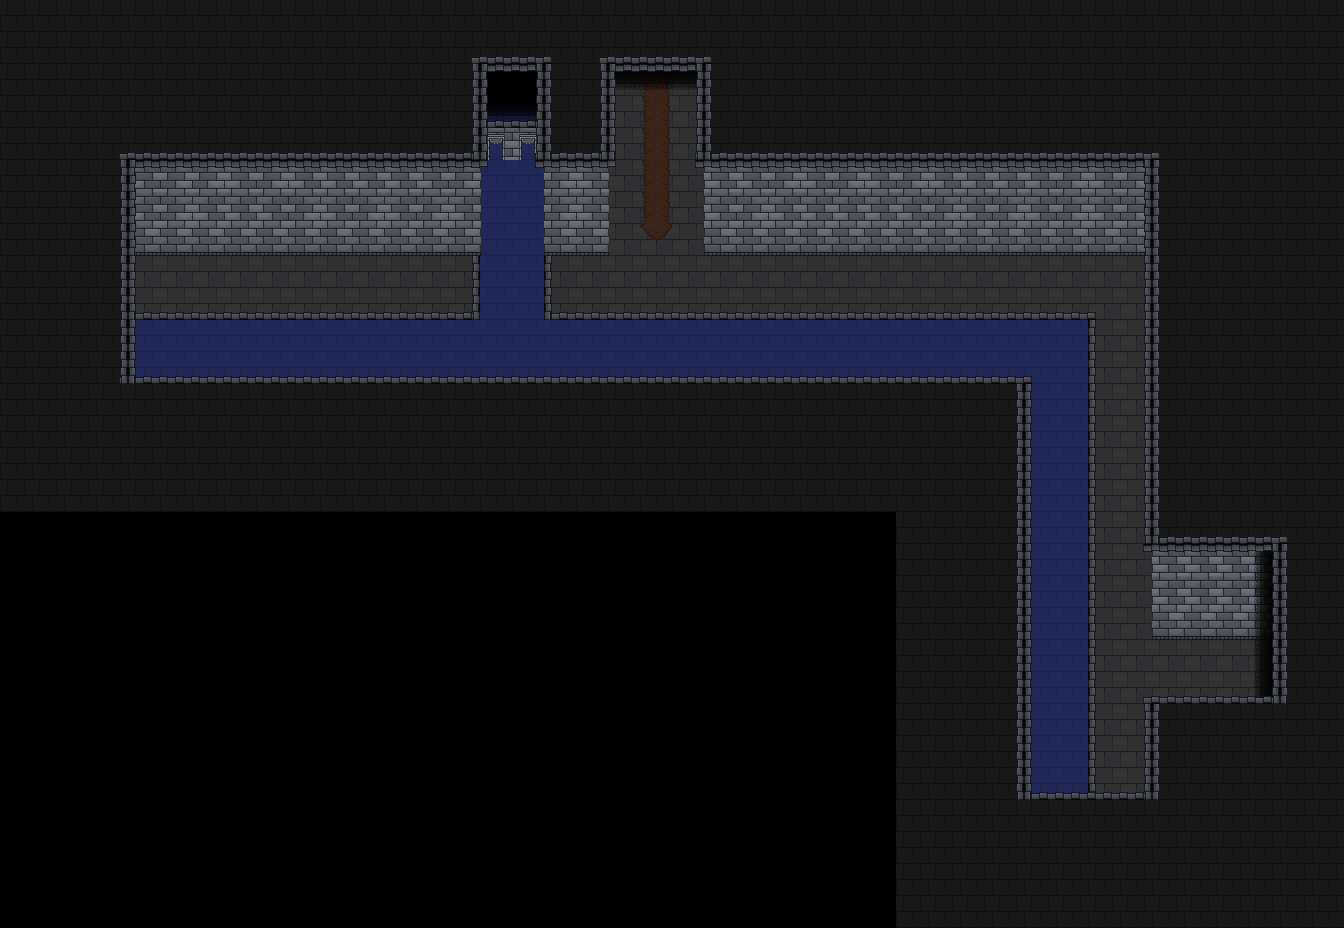

A 2D game scene composited from a Tiled map and its tileset images. What follows is a short description and the map's XML, with each tile layer's data collapsed to a summary:
An orthogonal 42x29 tile map with 32x32 px tiles, 10 tile layers (floor1, floor2, floor3, wall1, ...), 4 tilesets and 30 objects (3x nakedsword, 3x nakedspear, 2x transition, spawn, offhand, ...).

<map version="1.2" tiledversion="1.2.3" orientation="orthogonal" renderorder="right-down" width="42" height="29" tilewidth="32" tileheight="32" infinite="0" nextlayerid="38" nextobjectid="37">
 <tileset firstgid="1" source="chambertileset.tsx" />
 <tileset firstgid="82" source="castletileset.tsx" />
 <tileset firstgid="163" source="tileset.tsx" />
 <tileset firstgid="244" source="roadset.tsx" />
 <layer id="22" name="floor1" width="42" height="29">
  <data>[1218 cells, 210 non-empty, 2 distinct tile ids]</data>
 </layer>
 <layer id="23" name="floor2" width="42" height="29">
  <data>[1218 cells, 165 non-empty, 7 distinct tile ids]</data>
 </layer>
 <layer id="24" name="floor3" width="42" height="29">
  <data>[1218 cells, 11 non-empty, 3 distinct tile ids]</data>
 </layer>
 <layer id="26" name="wall1" width="42" height="29">
  <data>[1218 cells, 120 non-empty, 10 distinct tile ids]</data>
 </layer>
 <layer id="27" name="wall2" width="42" height="29">
  <data>[1218 cells, 0 non-empty, 0 distinct tile ids]</data>
 </layer>
 <layer id="28" name="wall3" width="42" height="29">
  <data>[1218 cells, 0 non-empty, 0 distinct tile ids]</data>
 </layer>
 <layer id="29" name="ceiling1" width="42" height="29">
  <data>[1218 cells, 589 non-empty, 7 distinct tile ids]</data>
 </layer>
 <layer id="30" name="ceiling2" width="42" height="29">
  <data>[1218 cells, 92 non-empty, 4 distinct tile ids]</data>
 </layer>
 <layer id="31" name="ceiling3" width="42" height="29">
  <data>[1218 cells, 105 non-empty, 3 distinct tile ids]</data>
 </layer>
 <layer id="32" name="ceiling4" width="42" height="29">
  <data>[1218 cells, 0 non-empty, 0 distinct tile ids]</data>
 </layer>
 <objectgroup id="33" name="blockall" visible="0">
  <object id="1" x="705.943" y="158.396" width="447.268" height="83.7559" />
  <object id="2" x="1153.21" y="158.396" width="128.768" height="467.78" />
  <object id="3" x="1281.98" y="626.175" width="10.2558" height="75.2094" />
  <object id="4" x="1150.93" y="701.385" width="141.302" height="98.0001" />
  <object id="5" x="1021.59" y="799.385" width="129.337" height="24.5" />
  <object id="6" x="997.664" y="382.884" width="23.9303" height="441.001" />
  <object id="7" x="126.489" y="382.884" width="871.175" height="24.5" />
  <object id="8" x="103.128" y="243.291" width="23.3605" height="164.093" />
  <object id="9" x="103.128" y="63.814" width="377.756" height="179.477" />
  <object id="10" x="542.989" y="65.5233" width="64.3838" height="178.907" />
  <object id="12" x="602.245" y="45.0117" width="103.698" height="23.3605" />
  <object id="13" x="705.943" y="45.0117" width="10.2558" height="119.651" />
  <object id="14" x="504.673" y="121.417" width="16.0995" height="35.7766" />
  <object id="15" x="478.735" y="121.193" width="64.845" height="12.969" />
 </objectgroup>
 <objectgroup id="34" name="light">
  <object id="19" x="575.858" y="267.626">
   <properties>
    <property name="blue" type="float" value="0.14999999999999999" />
    <property name="green" type="float" value="0.14999999999999999" />
    <property name="lightlevel" type="float" value="5" />
    <property name="red" type="float" value="0.34999999999999998" />
   </properties>
   <point />
  </object>
  <object id="20" x="316.537" y="266.704">
   <properties>
    <property name="blue" type="float" value="0.14999999999999999" />
    <property name="green" type="float" value="0.14999999999999999" />
    <property name="lightlevel" type="float" value="5" />
    <property name="red" type="float" value="0.34999999999999998" />
   </properties>
   <point />
  </object>
  <object id="21" x="839.793" y="263.012">
   <properties>
    <property name="blue" type="float" value="0.14999999999999999" />
    <property name="green" type="float" value="0.14999999999999999" />
    <property name="lightlevel" type="float" value="5" />
    <property name="red" type="float" value="0.34999999999999998" />
   </properties>
   <point />
  </object>
  <object id="22" x="1088.04" y="353.451">
   <properties>
    <property name="blue" type="float" value="0.14999999999999999" />
    <property name="green" type="float" value="0.14999999999999999" />
    <property name="lightlevel" type="float" value="5" />
    <property name="red" type="float" value="0.34999999999999998" />
   </properties>
   <point />
  </object>
  <object id="23" x="1093.58" y="582.318">
   <properties>
    <property name="blue" type="float" value="0.14999999999999999" />
    <property name="green" type="float" value="0.14999999999999999" />
    <property name="lightlevel" type="float" value="5" />
    <property name="red" type="float" value="0.34999999999999998" />
   </properties>
   <point />
  </object>
 </objectgroup>
 <objectgroup id="35" name="mapinfo">
  <object id="24" name="spawn" x="652.236" y="123.192">
   <point />
  </object>
  <object id="25" name="tran1" type="transition" x="607.425" y="64.9" width="99.6091" height="22.5588">
   <properties>
    <property name="drop" value="tran2" />
    <property name="dx" type="float" value="0" />
    <property name="dy" type="float" value="15" />
    <property name="map" value="ssc_side_1" />
   </properties>
  </object>
  <object id="32" name="tran2" type="transition" x="1256.09" y="616.536" width="26.5852" height="84.6765">
   <properties>
    <property name="drop" value="tran1" />
    <property name="dx" type="float" value="-15" />
    <property name="dy" type="float" value="0" />
    <property name="map" value="watchtower_1" />
   </properties>
  </object>
 </objectgroup>
 <objectgroup id="36" name="enemy">
  <object id="26" name="sewer_1_1" type="nakedsword" x="557.864" y="283.158">
   <properties>
    <property name="dir" value="east" />
   </properties>
   <point />
  </object>
  <object id="27" name="sewer_1_2" type="nakedspear" x="233.852" y="270.48">
   <properties>
    <property name="dir" value="west" />
   </properties>
   <point />
  </object>
  <object id="28" name="sewer_1_3" type="nakedspear" x="210.608" y="292.315">
   <properties>
    <property name="dir" value="north" />
   </properties>
   <point />
  </object>
  <object id="29" name="sewer_1_5" type="nakedsword" x="1029.09" y="392.336">
   <properties>
    <property name="dir" value="north" />
   </properties>
   <point />
  </object>
  <object id="30" name="sewer_1_4" type="nakedspear" x="1057.27" y="343.735">
   <properties>
    <property name="dir" value="west" />
   </properties>
   <point />
  </object>
  <object id="31" name="sewer_1_6" type="nakedsword" x="1041.07" y="767.063">
   <properties>
    <property name="dir" value="west" />
   </properties>
   <point />
  </object>
 </objectgroup>
 <objectgroup id="37" name="item">
  <object id="35" name="standardshield" type="offhand" x="528.781" y="191.052">
   <properties>
    <property name="item" value="standardshield" />
    <property name="itemType" value="weapon" />
   </properties>
   <point />
  </object>
  <object id="36" name="darkmatter" type="consume" x="149.76" y="267.472">
   <properties>
    <property name="item" value="darkmatter" />
    <property name="itemType" value="items" />
   </properties>
   <point />
  </object>
 </objectgroup>
</map>
